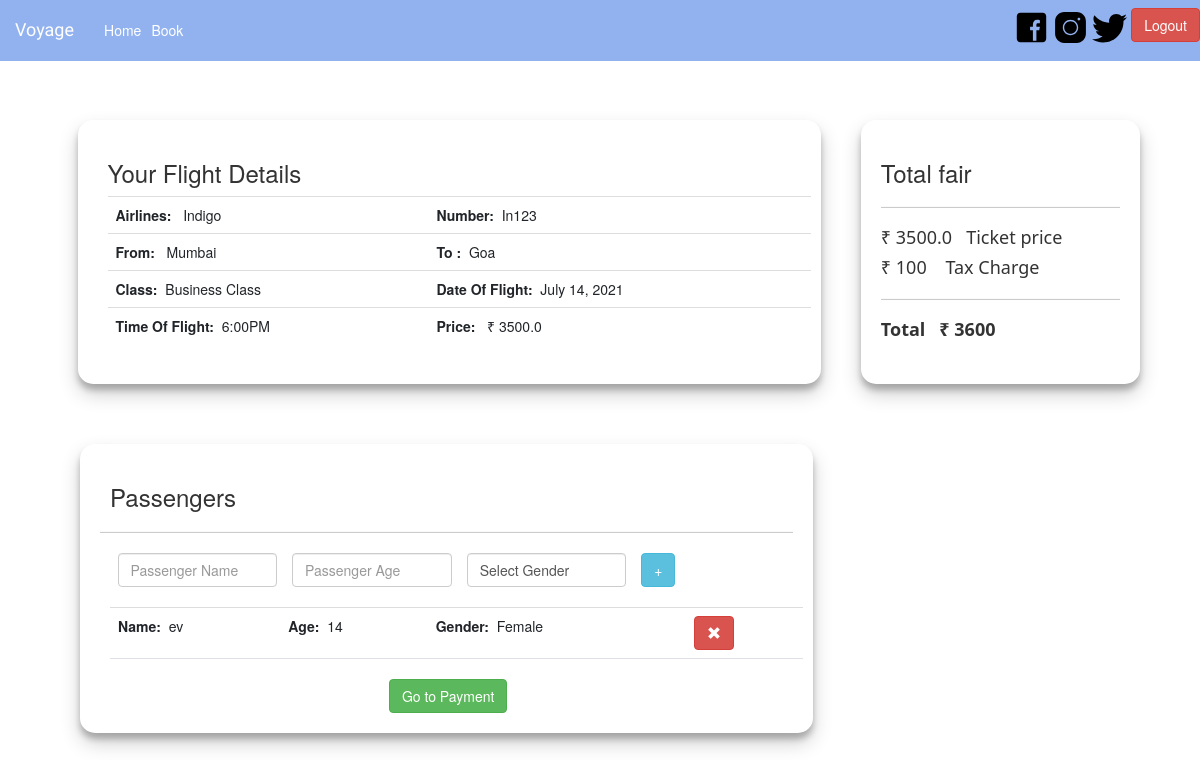
The app's page /booking/2/ (signed in) with its own data.
### v1/models.py (models this page shows, shortened)
class AddFlight(models.Model):
    CLASS_CHOICES =(
    ("Economy Class", "Economy Class"),
    ("Business Class", "Business Class"),
    ("First class", "First Class"),)
    airlines=models.CharField(max_length=20)
    number=models.CharField(max_length=10)
    From=models.CharField(max_length=10)
    To=models.CharField(max_length=10)
    Date=models.DateField(max_length=10)
    Time=models.TimeField(max_length=10)
    Price=models.FloatField(max_length=10)
    class_type=models.CharField(max_length=20,choices = CLASS_CHOICES)

class Passenger(models.Model):
    GENDER_CHOICES = (
   ('Male', 'Male'),
   ('Female', 'Female'))
    user=models.ForeignKey(User,on_delete=CASCADE)
    fl_details=models.ForeignKey( AddFlight,related_name='fl_det',on_delete=CASCADE)
    Pass_name=models.CharField(max_length=100)
    age=models.IntegerField()
    gender=models.CharField(choices=GENDER_CHOICES,max_length=50)
    book_time_date=models.DateTimeField(auto_now_add=True)
    status=models.IntegerField(blank=True,null=True)

### v1/views.py (the view)
# urls.py: path('booking/<int:id>/',views.booking,name='booking'),
def booking(request,id):
    fl_det = AddFlight.objects.filter(id=id)
    question = get_object_or_404(AddFlight, pk=id)
    pass_det_fin=Passenger.objects.filter(fl_details=question) & Passenger.objects.filter(user=request.user)
    count=len(pass_det_fin)
    if request.method =='POST':
        form = PassForm(request.POST)
        if form.is_valid():
            user=request.user
            fl_details= AddFlight.objects.get(id=id)
            Pass_name=form.cleaned_data['Pass_name']
            age=form.cleaned_data['age']
            gender=form.cleaned_data['gender']
            Pass = Passenger(Pass_name=Pass_name,age=age,gender=gender,user=user,fl_details=fl_details)
            if request.POST['submit']=='add':
                    Pass.save()
                    form = PassForm()
                    print('Entry Succesfull')
            else:
                    print(request.POST['submit'])
                    id=request.POST['submit']
                    pass_det_fin=Passenger.objects.filter(fl_details=question) & Passenger.objects.filter(user=request.user) & Passenger.objects.filter(id=id)
                    pass_det_fin.delete()
                    print('Deleted Succesfull')
            form = PassForm()
            return redirect(request.META['HTTP_REFERER'])
    else:
        print('not valid')
        form = PassForm()
        context = {'fl_det': fl_det,'form':form,'pass_det_fin':pass_det_fin,'count':count}
        return render(request,'v1/booking.html',context)
    context = {'fl_det': fl_det,'form':form,'pass_det_fin':pass_det_fin,'count':count}
    return render(request,'v1/booking.html',context)

### v1/forms.py
class PassForm(forms.Form):
    Pass_name= forms.CharField(widget= forms.TextInput(attrs={'class':'form-control','placeholder':'Passenger Name'}),required=False)
    age= forms.IntegerField(widget= forms.TextInput(attrs={'class':'form-control','placeholder':'Passenger Age'}),required=False)
    gender= forms.ChoiceField(choices=GENDER_CHOICES,widget= forms.Select(attrs={'class':'form-control'}),required=False)

### templates/v1/booking.html (shortened to what this page needs)
{% extends "v1/base.html" %}
{% load static %}
{% block content %}
<br><br><br><br><br><br>
<div class="conatiner offset-md-1">
    <div class="row">
        <div class="row">
            <div class="col-md-8 box" style="margin-left:0px;">
                <h3 style="margin-left:10px;">Your Flight Details</h3>
                <table class="table table-borderless col-md-7" style="margin-left:10px;">
                    <tbody >
                        {% for val in fl_det %}
                        <tr><td><b>Airlines: </b>&nbsp;&nbsp;{{ val.airlines }}</td><td><b>Number:</b>&nbsp;&nbsp;{{ val.number }}</td></tr>
                        <tr><td><b>From:  </b>&nbsp;&nbsp;{{ val.From }}</td><td><b>To :</b>&nbsp;&nbsp;{{ val.To }}</td> </tr>
                        <tr><td><b>Class:</b>&nbsp;&nbsp;{{ val.class_type }}</td><td><b>Date Of Flight:</b>&nbsp;&nbsp;{{ val.Date }}</td></tr>
                        <tr><td><b>Time Of Flight:</b>&nbsp;&nbsp;{{ val.Time|time:"g:iA"|upper }}</td><td><b>Price: </b>&nbsp;&nbsp;₹ {{ val.Price }}</td></tr>
                        {% endfor %}
                    </tbody>
                </table>
            </div>
            <div class="col-md-3  box" style="margin-left:40px;">
                <h3>Total fair</h3>
                <hr>
                {% for val in fl_det %}
                <h4 style="font-family: 'Segoe UI';"><input type="hidden" name="price" id="price" value="{{ val.Price }}">₹&nbsp;{{ val.Price }}&nbsp;&nbsp; Ticket price</h4>
                <h4  style="font-family: 'Segoe UI';">₹&nbsp;100&nbsp;&nbsp;&nbsp; Tax Charge</h4>
                <hr>
                <h4  style="font-family: 'Segoe UI';"><input type="hidden" name="count" id="count" value="{{count}}"><b>Total &nbsp;&nbsp;₹&nbsp;</b><label id="total"></label></h4>
                {% endfor %}
            </div>
        </div>
    </div>
</div>
<br><br><br>
<div class="conatiner offset-sm-1 " >
    <div class="col-md-8 box"style="margin-left:-20px;" >
        <h3 style="margin-left:10px;">Passengers</h3>
        <hr>
        <form action="" method="POST">
            <div class="row " style="margin-left: 10px;">
                <div class="col">
                    {{ form.Pass_name }}
                </div>
                <div class="col">
                    {{ form.age }}
                </div>
                <div class="col" >
                    {{ form.gender }}
                </div>
                <div class="col">
                <button class="btn btn-md btn-info" type="submit"  name="submit"value="add" >+</button>
                </div>
            </div>
        </form>
        <br>
            <table class="table" style="margin-left:10px;">
            <tbody >
                {% for val in pass_det_fin %}
                <tr>
                    <form action="" method="POST">
                    <td colspan="2"><b>Name:</b>&nbsp;&nbsp;{{ val.Pass_name }}</td>
                    <td><b>Age:</b>&nbsp;&nbsp;{{ val.age }}</td>
                    <td><b>Gender:</b>&nbsp;&nbsp;{{ val.gender }}</td>
                    <td><button class="btn btn-md btn-danger" type="submit" name='submit' value="{{ val.id }}"><span class="glyphicon glyphicon-remove"></span></button>
                    </td>
                    </form>
                </tr>
                {% endfor %}
            </tbody>
            </table>
            {% for val in fl_det %}
            {% if count > 0 %}
            <button class="btn btn-success btn-md offset-md-5" data-target="#payModal" data-toggle="modal" >Go to Payment</button>
            {% endif %}
            {% endfor %}
    </div>
</div>
<div class="container">
    <div class="row">
        <div class="col-md-12">
        </div>
    </div>
</div>
{% endblock content %}

### static/css/booking.css (style rules this page uses)
.box { padding: 20px; box-shadow: rgba(0, 0, 0, 0.19) 0px 10px 20px, rgba(0, 0, 0, 0.23) 0px 6px 6px; border-radius: 15px; }

### records on screen
AddFlight: airlines "Indigo", number "In123", From "Mumbai", To "Goa", class_type "Business Class", Date "July 14, 2021", Time "6:00PM", Price "3500.0"
Passenger: Pass_name "ev", age "14", gender "Female", {{ val.id }} 29 (drawn)
